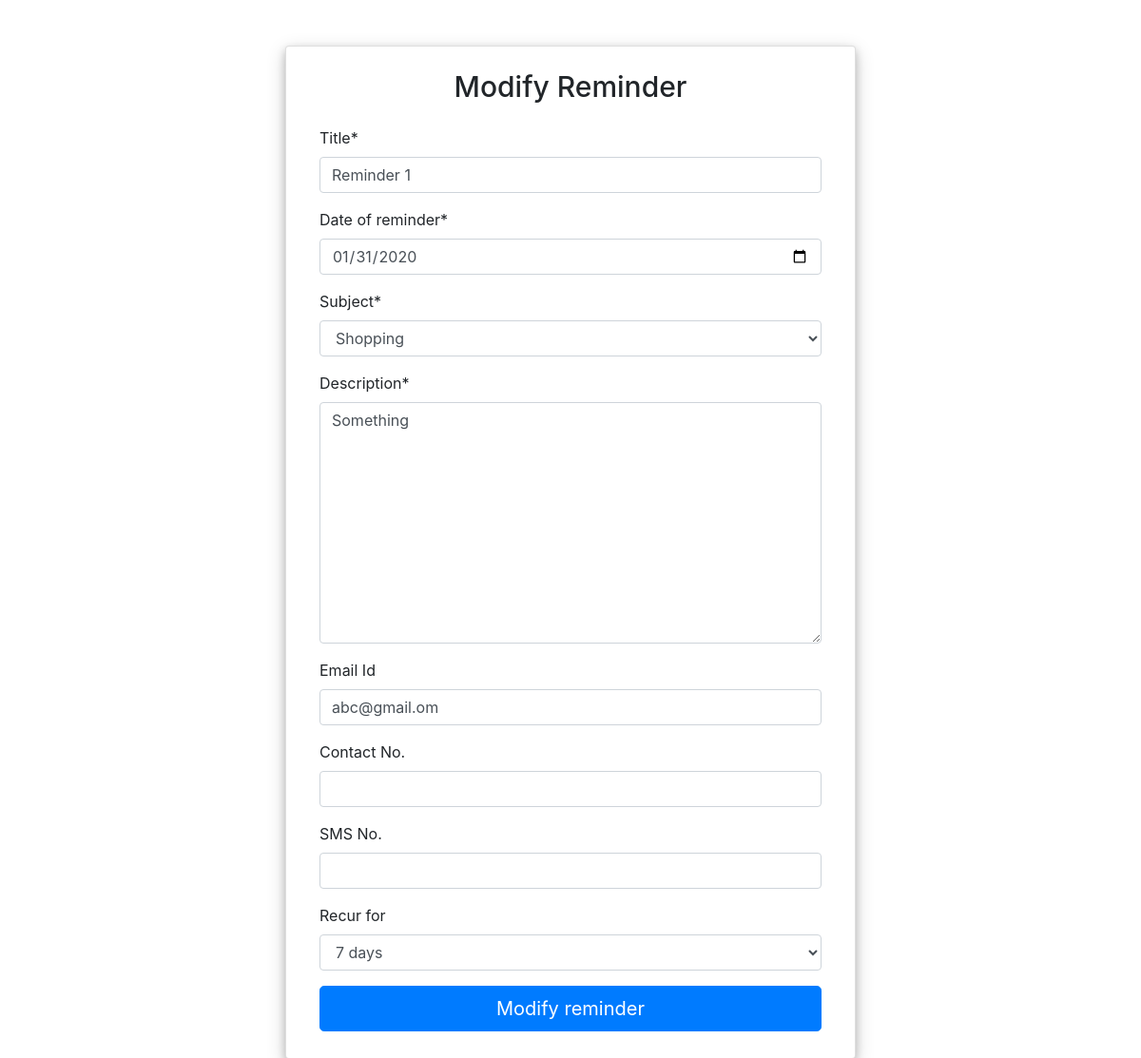
Screenshot of /modify_reminder/2/ (signed in) with the database file from the repository.
### reminders/models.py (models this page shows)
class Reminders(models.Model):
    user = models.ForeignKey(User, on_delete=models.CASCADE)
    label = models.CharField('Title', max_length=100)
    date_of_creation = models.DateTimeField(auto_now_add=True)
    last_modified = models.DateTimeField(auto_now=True)
    date_of_reminder = models.DateField()
    subject = models.CharField('Subject', choices=SUBJECTS, max_length=100)
    description = models.TextField()
    email = models.EmailField('Email Id', blank=True, null=True)
    contact_no = models.PositiveIntegerField('Contact No.', blank=True, null=True)
    sms_no = models.PositiveIntegerField('SMS No.', blank=True, null=True)
    enabled = models.BooleanField('Enable', default=True)
    recur_for = models.CharField('Recur for', max_length=20, choices=RECUR_DAYS, blank=True, null=True)

### reminders/views.py (the view)
# urls.py: path('modify_reminder/<id>/', modify_reminder, name='modify_reminder'),
@login_required
def modify_reminder(request, id):
    if not Reminders.objects.filter(id=id, user=request.user):
        return redirect('home')
    if request.method == 'POST':
        form = SetReminderForm(request.POST, instance=Reminders.objects.get(id=id))
        if form.is_valid():
            form.save()
            return redirect('home')
    else:
        form = SetReminderForm(instance=Reminders.objects.get(id=id))
    return render(request, 'modify_reminder.html', {'form': form})

### reminders/forms.py (shortened to what this page needs)
class SetReminderForm(forms.ModelForm):
    date_of_reminder = forms.DateField(input_formats=['%Y-%m-%d'], widget=forms.DateInput(attrs={'type': 'date'}))
    class Meta:
        model = Reminders
        fields = ['label', 'date_of_reminder', 'subject', 'description', 'email', 'contact_no', 'sms_no', 'recur_for']

### templates/modify_reminder.html (shortened to what this page needs)
<!DOCTYPE html>
<html lang="en">
<head>
    <link rel="stylesheet" href="https://stackpath.bootstrapcdn.com/bootstrap/4.1.3/css/bootstrap.min.css"
>
    </head>
{% load crispy_forms_tags %}
<body>
<div class="container py-5" align="center">
    <div class="container pt-0 card mb-3" style="width: 600px;" id="set_reminder" align="left">
        <h1 class="mt-4 mb-3" style=font-size:30px>
            <center>Modify Reminder</center>
        </h1>
        <div class="pt-2" style="padding: 20px;">
            <form method="POST">
                {{ form|crispy }}
                <button class="btn btn-primary mb-2 btn-lg btn-block" type="submit">Modify reminder</button>
            </form>
        </div>
    </div>
</div>
</body>
</html>

### templates/modify_reminder.html (style rules this page uses)
div.card { box-shadow: 0 4px 8px 0 rgba(0, 0, 0, 0.2), 0 6px 20px 0 rgba(0, 0, 0, 0.19); }

### rows the page displays
Reminders: label "Reminder 1", date_of_reminder "01/31/2020", subject "Shopping", description "Something", email "abc@gmail.om", recur_for "7 days"
